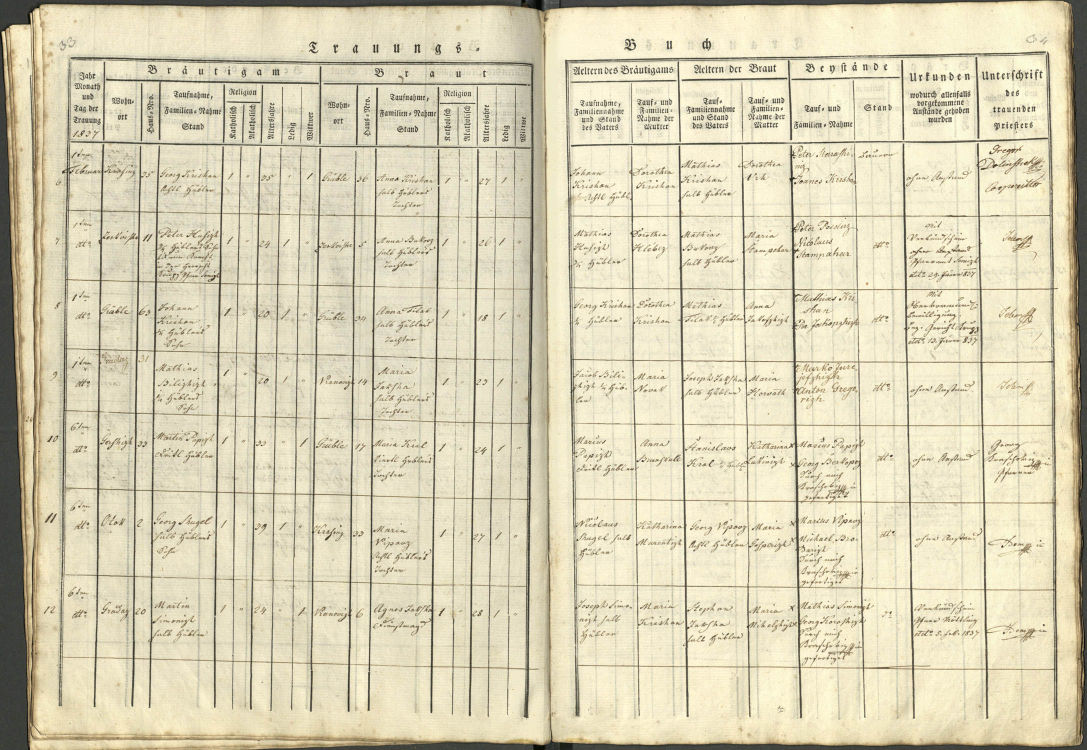
#> input picture research/issue17/p261-work/s18.jpg, 2173 x 1500 px, found by its file name (shown at 1/2 size)
$ python p262_r6big.py
#> lines starting #> are read from the running program, lines starting #| are printed output that depends on the picture
from PIL import Image
im = Image.open("research/issue17/p261-work/s18.jpg")
#> im is the input picture: PIL image 2173x1500 RGB; mean R, G, B 216.8, 209.1, 181.1
c=im.crop((180,285,1000,440)); c=c.resize((c.width*4,c.height*4), Image.LANCZOS)
#> after `c = im.crop((180, 285, 1000, 440))`:
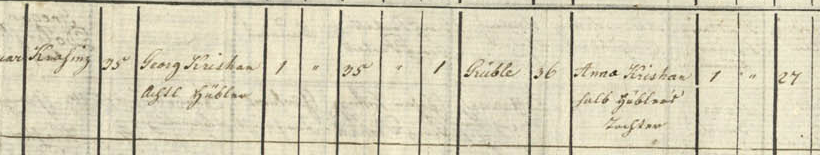
#> c: PIL image 820x155 RGB; mean R, G, B 213.9, 207.5, 182.7
#> after `c = c.resize((c.width * 4, c.height * 4), Image.LANCZOS)`:
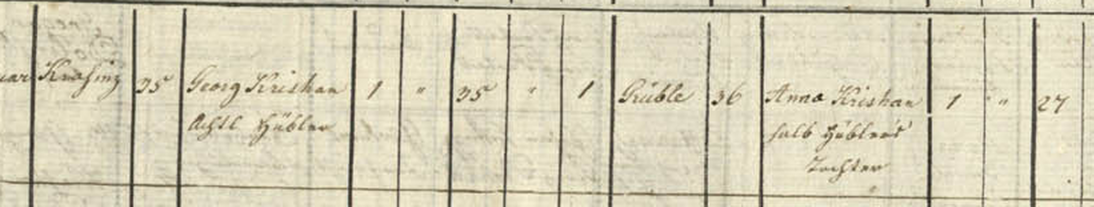
#> c: PIL image 3280x620 RGB (shown at 1/3 size); mean R, G, B 213.9, 207.5, 182.7
c.save("research/issue17/p262-work/r06L_big.png"); print(c.size)
#| (3280, 620)

$ run again, with research/issue17/p261-work/s17.jpg copied over research/issue17/p261-work/s18.jpg
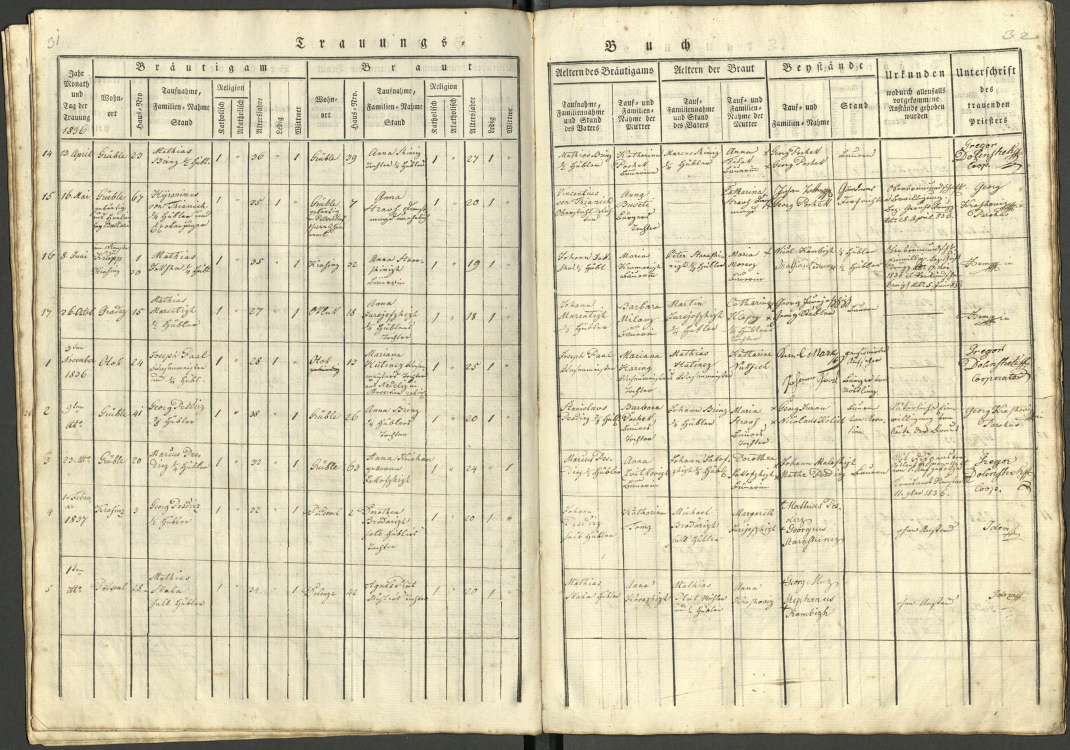
#> input picture research/issue17/p261-work/s17.jpg, 2139 x 1500 px, found by its file name (shown at 1/2 size)
#> im is the input picture: PIL image 2139x1500 RGB; mean R, G, B 213, 205, 176.9
#> `c = im.crop((180, 285, 1000, 440))`:
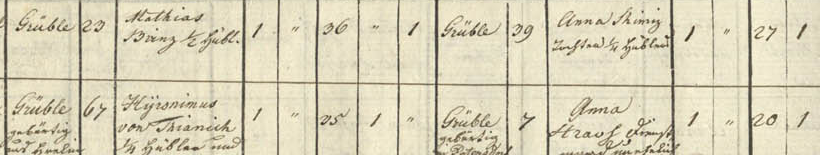
#> c: PIL image 820x155 RGB; mean R, G, B 218.1, 211.1, 185.1
#> `c = c.resize((c.width * 4, c.height * 4), Image.LANCZOS)`:
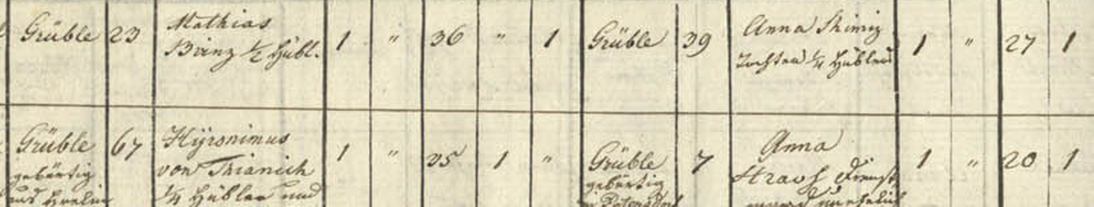
#> c: PIL image 3280x620 RGB (shown at 1/3 size); mean R, G, B 218.1, 211.1, 185.1
#| (3280, 620)

$ run again, with research/issue17/p261-work/s17_sliceA_L.png saved as research/issue17/p261-work/s18.jpg
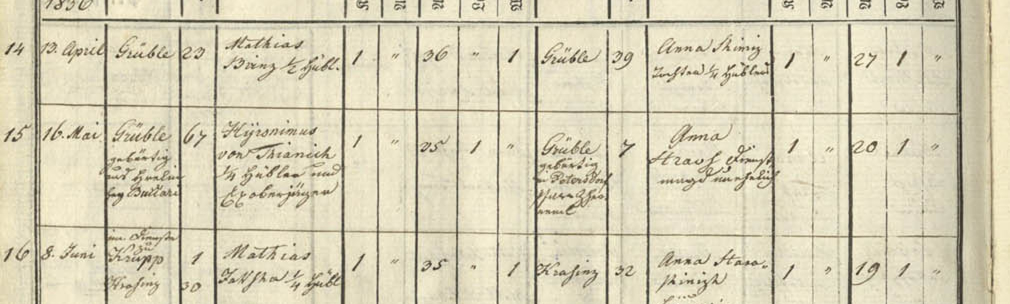
#> input picture research/issue17/p261-work/s17_sliceA_L.png, 2020 x 608 px, found by its file name (shown at 1/2 size)
#> im is the input picture: PIL image 2020x608 RGB; mean R, G, B 215.9, 208.9, 182.7
#> `c = im.crop((180, 285, 1000, 440))`:
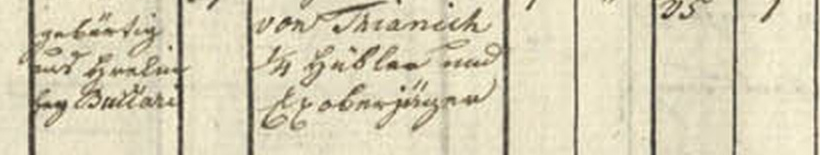
#> c: PIL image 820x155 RGB; mean R, G, B 215.6, 208.3, 182.1
#> c: PIL image 3280x620 RGB
#| (3280, 620)

$ run again, with research/issue17/p261-work/s17_sliceA_R.png saved as research/issue17/p261-work/s18.jpg
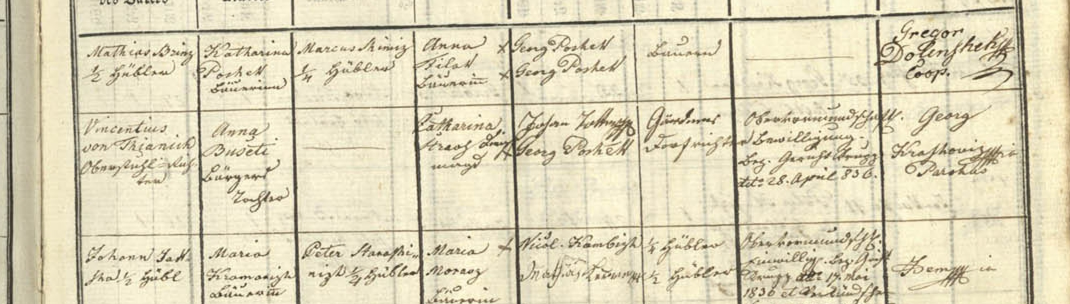
#> input picture research/issue17/p261-work/s17_sliceA_R.png, 2140 x 608 px, found by its file name (shown at 1/2 size)
#> im is the input picture: PIL image 2140x608 RGB; mean R, G, B 221.3, 213.3, 184.8
#> `c = im.crop((180, 285, 1000, 440))`:
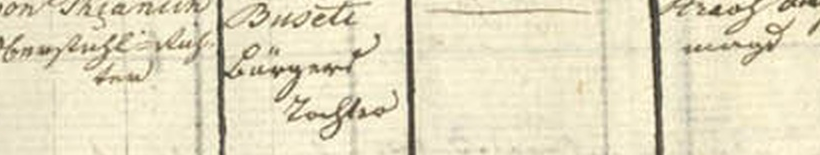
#> c: PIL image 820x155 RGB; mean R, G, B 228.6, 221, 193.6
#> c: PIL image 3280x620 RGB
#| (3280, 620)
